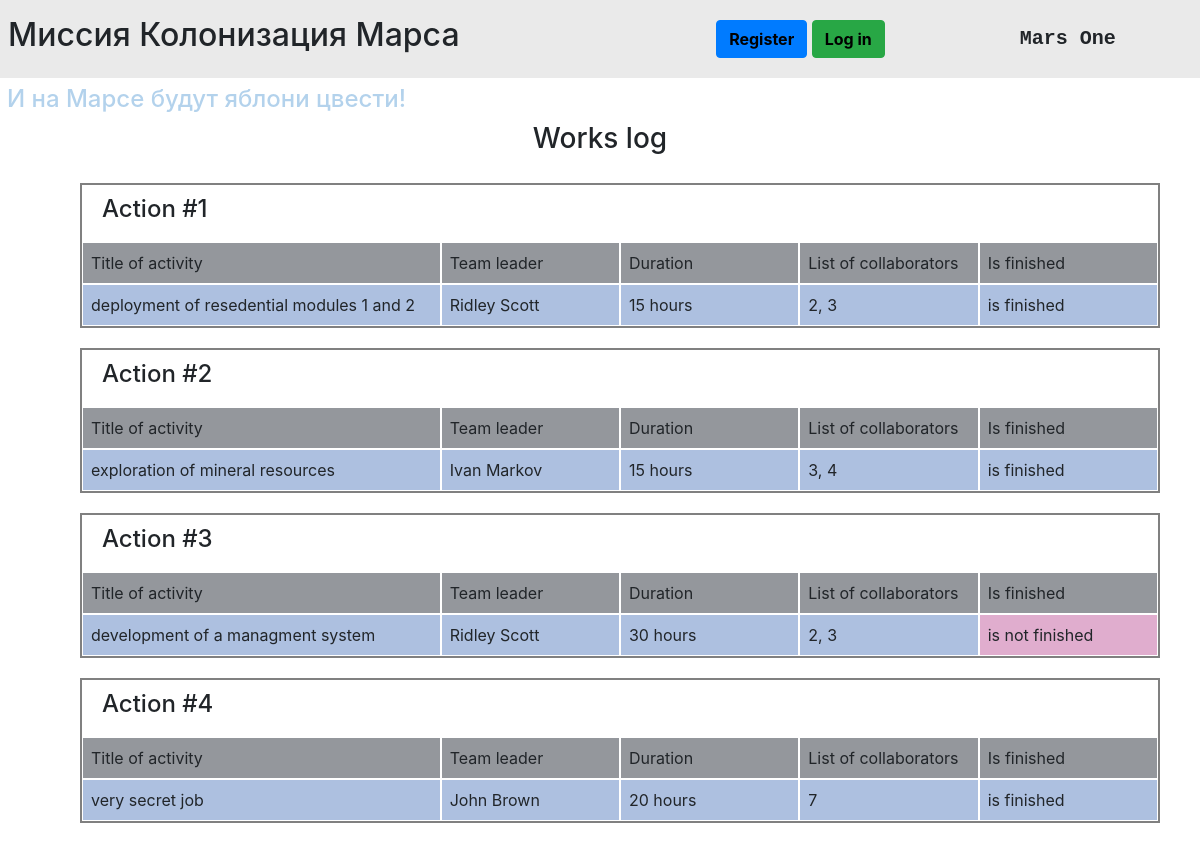
/index, run on the app's committed database.
### data/jobs.py (models this page shows, shortened)
class Jobs(SqlAlchemyBase):
    __tablename__ = 'jobs'
    id = sqlalchemy.Column(sqlalchemy.Integer,
                           primary_key=True, autoincrement=True)
    team_leader = sqlalchemy.Column(sqlalchemy.Integer, sqlalchemy.ForeignKey("users.id"))
    job = sqlalchemy.Column(sqlalchemy.String, nullable=True)
    work_size = sqlalchemy.Column(sqlalchemy.Integer, nullable=True)
    collaborators = sqlalchemy.Column(sqlalchemy.String, nullable=True)
    creator = sqlalchemy.Column(sqlalchemy.Integer, nullable=True)
    start_date = sqlalchemy.Column(sqlalchemy.DateTime, default=datetime.datetime.now, nullable=True)
    end_date = sqlalchemy.Column(sqlalchemy.DateTime, nullable=True)
    is_finished = sqlalchemy.Column(sqlalchemy.Boolean, nullable=True)
    user = orm.relation("User")

### data/users.py (models this page shows, shortened)
class User(SqlAlchemyBase, UserMixin):
    __tablename__ = 'users'
    id = sqlalchemy.Column(sqlalchemy.Integer,
                           primary_key=True, autoincrement=True)
    surname = sqlalchemy.Column(sqlalchemy.String, nullable=True)
    name = sqlalchemy.Column(sqlalchemy.String, nullable=True)
    age = sqlalchemy.Column(sqlalchemy.Integer, nullable=True)
    position = sqlalchemy.Column(sqlalchemy.String, nullable=True)
    speciality = sqlalchemy.Column(sqlalchemy.String, nullable=True)
    address = sqlalchemy.Column(sqlalchemy.String, nullable=True)
    email = sqlalchemy.Column(sqlalchemy.String,
                              unique=True, nullable=True)
    hashed_password = sqlalchemy.Column(sqlalchemy.String, nullable=True)
    modified_date = sqlalchemy.Column(sqlalchemy.DateTime,
                                      default=datetime.datetime.now)
    jobs = orm.relation("Jobs", back_populates='user')
    departments = orm.relation("Department", back_populates='user')

### main.py (the view)
@app.route("/")
@app.route("/index")
def index():
    session = db_session.create_session()
    actions = session.query(Jobs).all()
    return render_template("actions.html",
                           actions=actions,
                           title="Список работ")

### data/db_session.py (called while the page is built)
def create_session() -> Session:
    global __factory
    return __factory()

### templates/actions.html (shortened to what this page needs)
{% extends "base.html" %}
{% block content %}
<div class="container-fluid">
    <div class="row">
        <div class="col-12 text-center">
            <h3>Works log</h3>
        </div>
    </div>
    {% for action in actions %}
    <div class="container-fluid item">
        <div class="row">
            <div class="col-12 action-title"><h4>Action #{{action.id}}</h4></div>
        </div>
        <div class="row">
            <div class="col-4 title">Title of activity</div>
            <div class="col-2 title">Team leader</div>
            <div class="col-2 title">Duration</div>
            <div class="col-2 title">List of collaborators</div>
            <div class="col-2 title">Is finished</div>
        </div>
        <div class="row">
            <div class="col-4 cell">{{action.job}}</div>
            <div class="col-2 cell">{{action.user.name + " " + action.user.surname}}</div>
            <div class="col-2 cell">{{action.work_size}} hours</div>
            <div class="col-2 cell">{{action.collaborators}}</div>
            <div class="col-2 cell {% if not action.is_finished %} not-finished {% endif %}">
                {% if not action.is_finished %} is not finished
                {% else %} is finished
                {% endif %}
            </div>
        </div>
    </div>
    {% endfor %}
</div>
{% endblock %}

### templates/base.html (shortened to what this page needs)
<!DOCTYPE html>
<html lang="en">
<head>
    <link rel="stylesheet"
          href="https://stackpath.bootstrapcdn.com/bootstrap/4.4.1/css/bootstrap.min.css"
>
    <link rel="stylesheet" href="/static/css/style.css">
</head>
<body>
    <div class="row align-items-center mission">
        <h2 class="col-md-7 col-sm-6 mission-name">Миссия Колонизация Марса</h2>
        <p class="col-md-3 col-sm-3 mission-user" title="log out">
            {% if current_user.is_authenticated %}
            <a class="alert-link" href="/logout">{{ current_user.name + " " + current_user.surname }}</a>
            {% else %}
            <a href="/register" class="btn btn-primary">Register</a>
            <a href="/login" class="btn btn-success">Log in</a>
            {% endif %}
        </p>
        <p class="col-md-2 col-sm-3 mission-logo">Mars One</p>
    </div>
    <div class="slogan">
        <h4>И на Марсе будут яблони цвести!</h4>
    </div>
    <main role="main" class="container">
        {% block content %}{% endblock %}
    </main>
</body>
</html>

### static/css/style.css (style rules this page uses)
.title { background-color: #94979c; }
.cell { background-color: #adc0e0; }
.title, .cell { padding: 8px; border: 1px solid white; }
.not-finished { background-color: #e0adce; }
.item { margin: 20px; border: 2px solid gray; }
.action-title { padding: 10px 20px; }
.mission { background-color: #eaeaea; padding: 8px; }
.mission-logo { margin: 12px 0; font-family: monospace; font-size: 20px; font-weight: 600; }
.mission-user { margin: 12px 0; }
.mission-user a { color: black; font-weight: 700; }
.slogan { color: #b3d2ec; margin: 7px; }

### data on the page
Jobs: id "1", job "deployment of resedential modules 1 and 2", user "Ridley Scott", work_size "15", collaborators "2, 3", is_finished "is finished"
Jobs: id "2", job "exploration of mineral resources", user "Ivan Markov", work_size "15", collaborators "3, 4", is_finished "is finished"
Jobs: id "3", job "development of a managment system", user "Ridley Scott", work_size "30", collaborators "2, 3", is_finished "is not finished"
Jobs: id "4", job "very secret job", user "John Brown", work_size "20", collaborators "7", is_finished "is finished"
